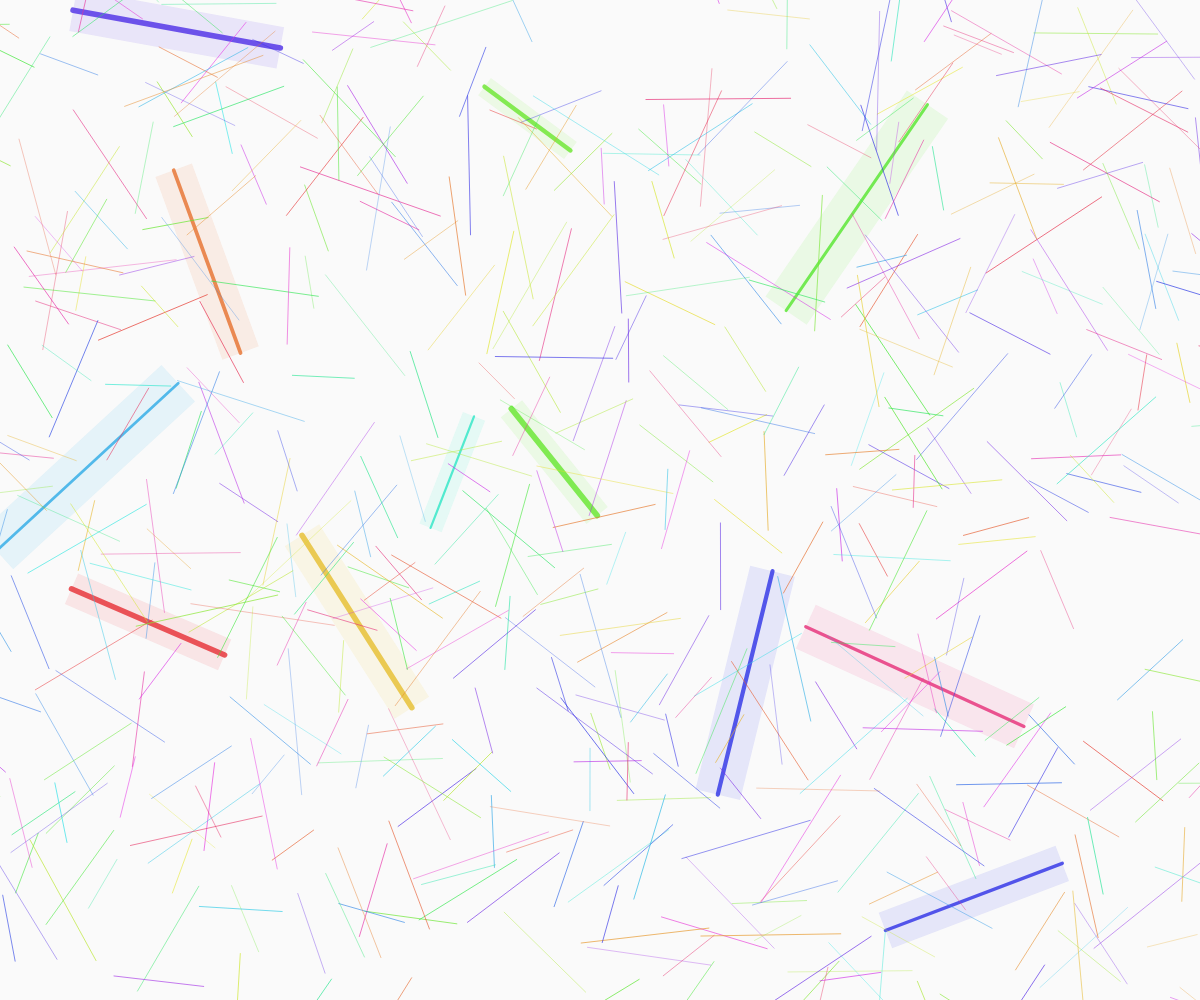
Frame 1 (no input)
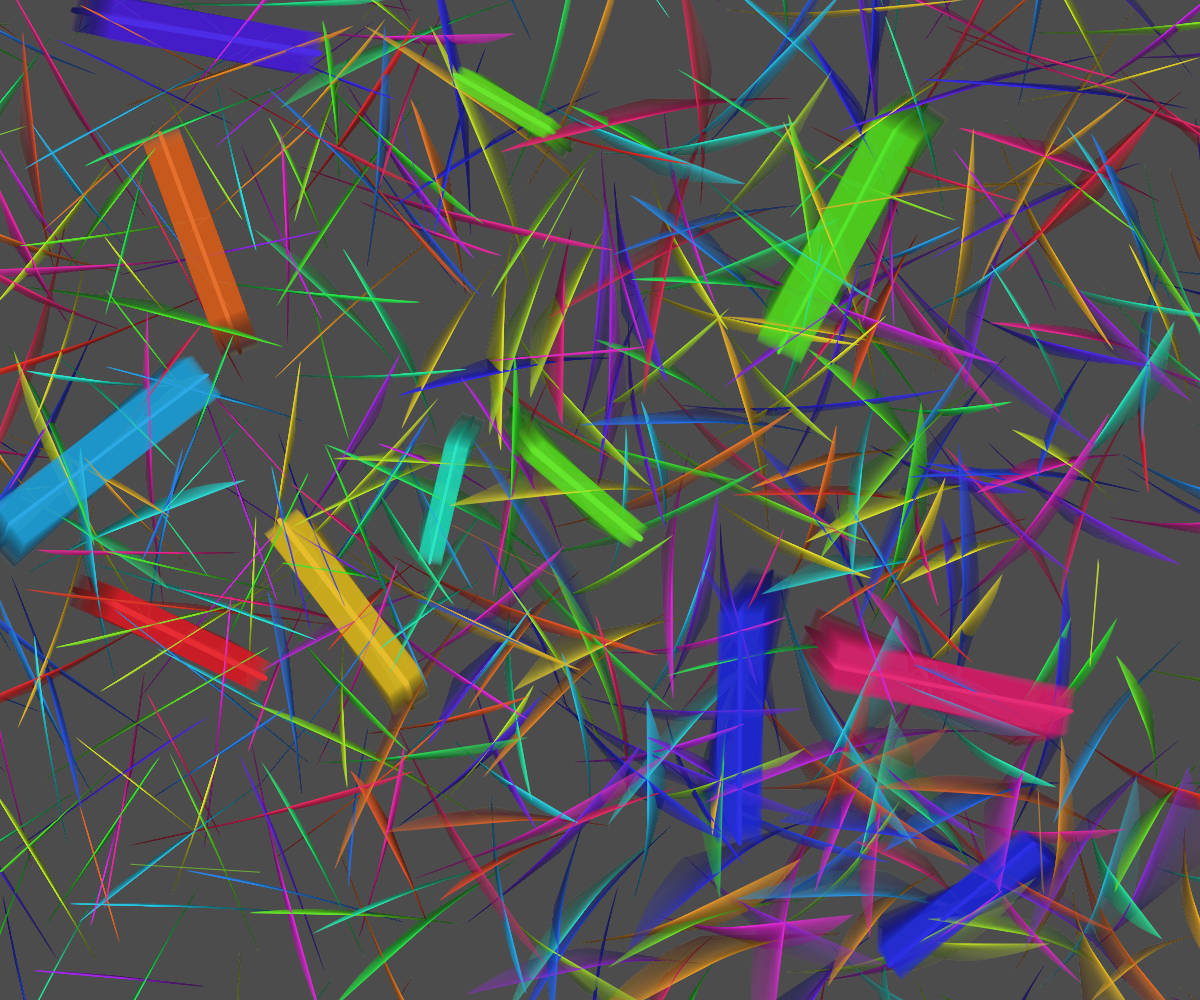
Frame 60 (no input)
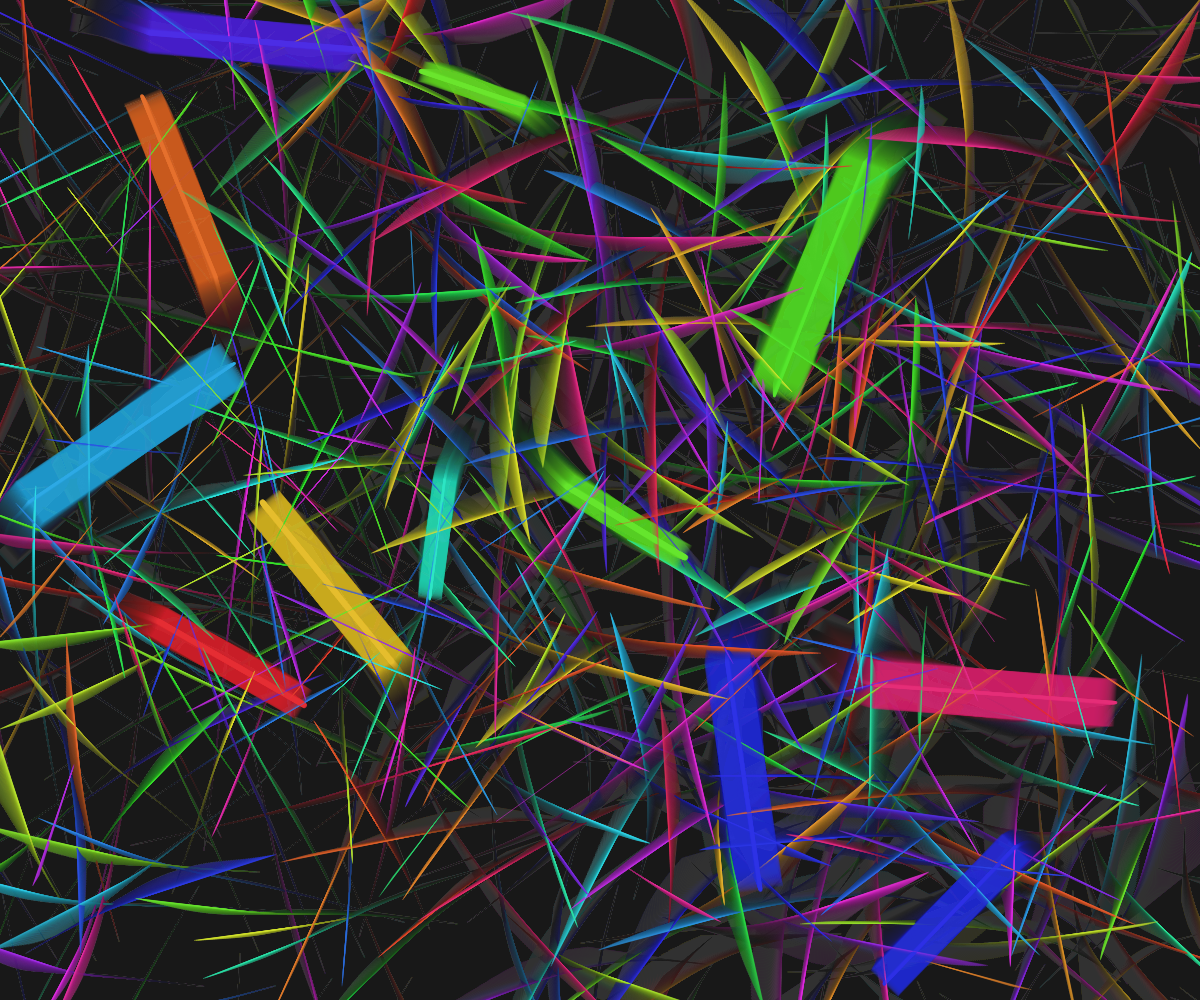
Frame 120 (the mouse pressed at the canvas centre since frame 60)

The p5.js sketch that drew these frames (run headless with seeded random() and noise() and a simulated clock; from frame 60 on, the mouse is pressed at the canvas centre):

// p5.js sketch
// ── sketch.js
let bands = [];
let stripes = [];
let maxBands = 12;
let maxStripes = 500;
let time = 0;

function setup() {
  createCanvas(windowWidth, windowHeight);
  colorMode(HSB, 360, 100, 100, 1);
  
  // Initialize geometric bands
  for (let i = 0; i < maxBands; i++) {
    bands.push({
      x: random(width),
      y: random(height),
      size: random(100, 300),
      angle: random(TWO_PI),
      speed: random(0.002, 0.008),
      hue: random(360),
      strokeWeight: random(2, 6)
    });
  }
  
  // Initialize linear stripes
  for (let i = 0; i < maxStripes; i++) {
    stripes.push({
      x: random(width),
      y: random(height),
      length: random(50, 150),
      angle: random(TWO_PI),
      speed: random(0.01, 0.03),
      hue: random(360),
      alpha: random(0.3, 0.7)
    });
  }
}

function draw() {
  background(0, 0, 5, 0.02);
  
  time += 0.01;
  
  // Update and draw bands
  for (let i = 0; i < bands.length; i++) {
    let band = bands[i];
    
    // Animate band position and angle
    band.x += cos(band.angle) * band.speed * 100;
    band.y += sin(band.angle) * band.speed * 100;
    band.angle += (noise(band.x * 0.001, band.y * 0.001, time) - 0.5) * 0.02;
    
    // Keep bands within canvas
    if (band.x < -band.size || band.x > width + band.size ||
        band.y < -band.size || band.y > height + band.size) {
      band.x = random(width);
      band.y = random(height);
      band.angle = random(TWO_PI);
    }
    
    // Draw the band as a polygon
    push();
    translate(band.x, band.y);
    rotate(band.angle);
    fill(band.hue, 80, 90, 0.1);
    noStroke();
    beginShape();
    vertex(-band.size * 0.5, -band.size * 0.1);
    vertex(band.size * 0.5, -band.size * 0.1);
    vertex(band.size * 0.5, band.size * 0.1);
    vertex(-band.size * 0.5, band.size * 0.1);
    endShape(CLOSE);
    pop();
    
    // Draw sharp edges of the band
    stroke(band.hue, 80, 90, 0.8);
    strokeWeight(band.strokeWeight);
    line(
      band.x - cos(band.angle) * band.size * 0.5,
      band.y - sin(band.angle) * band.size * 0.5,
      band.x + cos(band.angle) * band.size * 0.5,
      band.y + sin(band.angle) * band.size * 0.5
    );
  }
  
  // Update and draw stripes
  for (let i = 0; i < stripes.length; i++) {
    let stripe = stripes[i];
    
    // Animate stripe position and angle
    stripe.x += cos(stripe.angle) * stripe.speed * 100;
    stripe.y += sin(stripe.angle) * stripe.speed * 100;
    stripe.angle += (noise(stripe.x * 0.001, stripe.y * 0.001, time) - 0.5) * 0.03;
    
    // Reset stripe if out of bounds
    if (stripe.x < -100 || stripe.x > width + 100 ||
        stripe.y < -100 || stripe.y > height + 100) {
      stripe.x = random(width);
      stripe.y = random(height);
      stripe.angle = random(TWO_PI);
    }
    
    // Draw the stripe
    stroke(stripe.hue, 80, 90, stripe.alpha);
    strokeWeight(1);
    line(
      stripe.x,
      stripe.y,
      stripe.x + cos(stripe.angle) * stripe.length,
      stripe.y + sin(stripe.angle) * stripe.length
    );
  }
}

function windowResized() {
  resizeCanvas(windowWidth, windowHeight);
}
